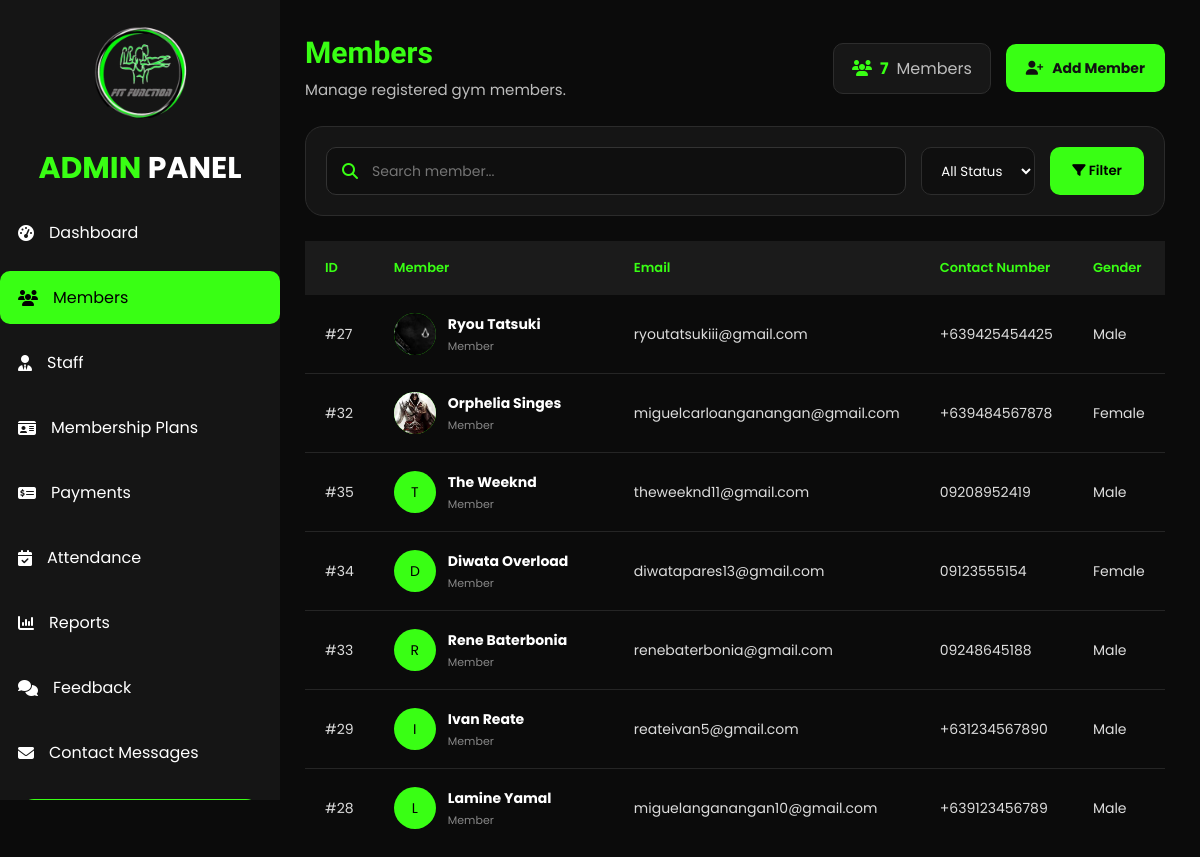
The page /members_admin.php (signed in) on the database its author committed.
### tables this page shows
CREATE TABLE `signup` (
  `id` int(100) NOT NULL,
  `first_name` varchar(100) NOT NULL,
  `middlename` varchar(100) DEFAULT NULL,
  `last_name` varchar(100) NOT NULL,
  `suffix` varchar(20) DEFAULT NULL,
  `email` varchar(150) NOT NULL,
  `contact_number` varchar(30) NOT NULL,
  `gender` enum('Male','Female','Rather not say') NOT NULL,
  `birthdate` date NOT NULL,
  `password` varchar(255) NOT NULL,
  `created_at` timestamp NOT NULL DEFAULT CURRENT_TIMESTAMP ON UPDATE CURRENT_TIMESTAMP,
  `verification_code` varchar(6) NOT NULL,
  `verification_expiry` datetime NOT NULL,
  `email_verified` tinyint(1) NOT NULL DEFAULT '0',
  `status` varchar(20) NOT NULL DEFAULT 'Pending',
  `address` varchar(255) DEFAULT NULL,
  `profile_picture` varchar(255) DEFAULT NULL
);

### members_admin.php (the view, shortened to what this page needs)
<?php
require_once("includes/admin_auth.php");
$search = "";
$sql = "
    SELECT
        id,
        first_name,
        middlename,
        last_name,
        suffix,
        email,
        contact_number,
        gender,
        birthdate,
        status,
        profile_picture,
        created_at
    FROM signup
    WHERE 1=1
";
$params = [];
$types = "";
$sql .= " ORDER BY created_at DESC";
$membersPerPage = 10;
$page = isset($_GET['page']) ? (int)$_GET['page'] : 1;
$offset = ($page - 1) * $membersPerPage;
$sql .= " LIMIT ?, ?";
$params[] = $offset;
$params[] = $membersPerPage;
$types .= "ii";
$stmt = $con->prepare($sql);
if(!empty($params)){
    $stmt->bind_param(
        $types,
        ...$params
    );
}
$stmt->execute();
$result = $stmt->get_result();
$countQuery = mysqli_query($con, "
    SELECT COUNT(*) AS total
    FROM signup
");
$totalMembers = mysqli_fetch_assoc($countQuery)['total'];
?>
<!DOCTYPE html>
<html lang="en">
<head>
<link
rel="stylesheet"
href="https://cdnjs.cloudflare.com/ajax/libs/font-awesome/6.7.2/css/all.min.css">
<link
rel="stylesheet"
href="assets/css/admin.css">
</head>
<body>
<div class="wrapper">
<?php include("includes/admin_sidebar.php"); ?>
<div class="main">
<div class="members-content">
    <div class="members-header">
        <div>
            <h2>
                Members
            </h2>
            <p>
                Manage registered gym members.
            </p>
        </div>
       <div class="member-header-actions">
    <div class="member-total">
        <i class="fa-solid fa-users"></i>
        <span>
            <?php echo $totalMembers; ?>
        </span>
        Members
    </div>
    <a
        href="member_add_admin.php"
        class="btn-primary"
    >
        <i class="fa-solid fa-user-plus"></i>
        Add Member
    </a>
</div>
    </div>
    <div class="members-tools">
        <form method="GET" class="member-search">
    <div class="search-box">
                <i class="fa-solid fa-magnifying-glass"></i>
                <input
                    type="text"
                    name="search"
                    placeholder="Search member..."
                    value="<?php echo htmlspecialchars($search); ?>"
                >
            </div>
            <select name="status">
                <option value="">
                    All Status
                </option>
            </select>
            <button type="submit" class="member-filter-btn">
                <i class="fa-solid fa-filter"></i>
                Filter
            </button>
        </form>
    </div>
    <div class="members-table-card">
        <div class="table-wrapper">
            <table class="members-table">
                <thead>
                    <tr>
                        <th>ID</th>
                        <th>Member</th>
                        <th>Email</th>
                        <th>Contact Number</th>
                        <th>Gender</th>
                    </tr>
                </thead>
                <tbody>
                <?php if($result->num_rows > 0): ?>
                    <?php while($member = $result->fetch_assoc()): ?>
                        <tr>
                            <td>
                                #<?php echo $member['id']; ?>
                            </td>
<td>
    <div class="member-name">
        <?php if(!empty($member['profile_picture'])): ?>
            <img
                src="<?php echo htmlspecialchars($member['profile_picture']); ?>"
                alt="Profile Picture"
                class="member-avatar"
            >
        <?php else: ?>
            <div class="member-avatar">
                <?php
                echo strtoupper(
                    substr(
                        $member['first_name'],
                        0,
                        1
                    )
                );
                ?>
            </div>
        <?php endif; ?>
        <div>
            <strong>
                <?php
                echo htmlspecialchars(
                    $member['first_name']
                    . " "
                    . $member['last_name']
                );
                ?>
            </strong>
            <small>
                Member
            </small>
        </div>
    </div>
</td>
                            <td>
                                <?php echo htmlspecialchars($member['email']); ?>
                            </td>
                            <td>
                                <?php echo htmlspecialchars($member['contact_number']); ?>
                            </td>
                            <td>
                                <?php echo htmlspecialchars($member['gender']); ?>
                            </td>
                        </tr>
                    <?php endwhile; ?>
                <?php endif; ?>
            </tbody>
            </table>
        </div>
    </div>
</div>
</div>
</div>
</body>
</html>

### rows shown on the page
signup: id "27", profile_picture (picture), first_name+last_name "Ryou Tatsuki", email "ryoutatsukiii@gmail.com", contact_number "+639425454425", gender "Male"
signup: id "32", profile_picture (picture), first_name+last_name "Orphelia Singes", email "miguelcarloanganangan@gmail.com", contact_number "+639484567878", gender "Female"
signup: id "35", first_name "T", first_name+last_name "The Weeknd", email "theweeknd11@gmail.com", contact_number "09208952419", gender "Male"
signup: id "34", first_name "D", first_name+last_name "Diwata Overload", email "diwatapares13@gmail.com", contact_number "09123555154", gender "Female"
signup: id "33", first_name "R", first_name+last_name "Rene Baterbonia", email "renebaterbonia@gmail.com", contact_number "09248645188", gender "Male"
signup: id "29", first_name "I", first_name+last_name "Ivan Reate", email "reateivan5@gmail.com", contact_number "+631234567890", gender "Male"
signup: id "28", first_name "L", first_name+last_name "Lamine Yamal", email "miguelanganangan10@gmail.com", contact_number "+639123456789", gender "Male"

### other values the page prints
$totalMembers "7"
